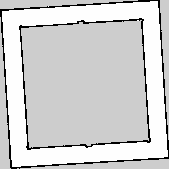
#> input picture src/rc_model_description/maps/narrow_corridor.pgm, 169 x 169 px
$ python clean_narrow_corridor.py
#> lines starting #> are read from the running program, lines starting #| are printed output that depends on the picture; after the words box and inside, x2 and y2 are one past the last pixel; in counts of white or black regions, pixels touching at a corner belong together
#!/usr/bin/env python3
import numpy as np
from skimage import io, morphology, filters
import matplotlib.pyplot as plt

# --------- CONFIG ----------
INPUT  = "narrow_corridor.pgm"
OUTPUT = "narrow_corridor_clean.pgm"

# How aggressive to be
MIN_FREE_BLOB_PIXELS   = 2000   # keep only main corridor
WALL_THICKEN_PIXELS    = 1      # grow black walls by this many px
CORRIDOR_SHRINK_PIXELS = 1      # shrink white band a bit (clean edges)
# ---------------------------

print(f"Loading {INPUT} ...")
img = io.imread(INPUT)
#> img is the input picture: shape (169, 169); min 0, max 254, mean 208.2

# 0 = occupied, 254 = free, 205 = unknown (typical ROS),
# but we'll detect threshold automatically
thresh = filters.threshold_otsu(img)
#> thresh = 0
free = img > thresh          # True = free (white band)
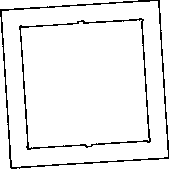
#> free: shape (169, 169) bool; 93.8% white; black in thin lines or dots

# 1) Keep only the **largest** free-space blob (the corridor ring)
print("  Removing small free-space speckles...")
free_labels, num = morphology.label(free, return_num=True, connectivity=2)
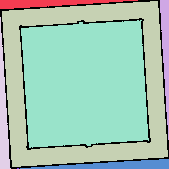
#> free_labels: shape (169, 169) int32; 8 distinct labels, from 0 to 7; one colour per label, 0 black
#> num = 7
sizes = np.bincount(free_labels.ravel())
#> sizes = [1772, 694, 708, 9288, 834, 14429, 834, 2]
# label 0 is background
largest_label = np.argmax(sizes[1:]) + 1
#> largest_label = 5
corridor = free_labels == largest_label
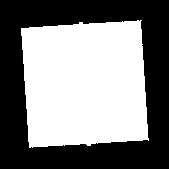
#> corridor: shape (169, 169) bool; 50.5% white; 1 black region, box (x1, y1, x2, y2) and area: (0, 0, 169, 169) 14132

# 2) Close small gaps in the corridor walls
print("  Closing small gaps in walls...")
corridor = morphology.binary_closing(corridor, morphology.square(3))
#> corridor: shape (169, 169) bool; 50.5% white; 1 black region, box (x1, y1, x2, y2) and area: (0, 0, 169, 169) 14126

# 3) Optionally shrink corridor a bit to smooth jaggies
if CORRIDOR_SHRINK_PIXELS > 0:
    corridor = morphology.binary_erosion(
        corridor,
        morphology.square(CORRIDOR_SHRINK_PIXELS)
    )

# 4) Thicken walls a bit (grow obstacle space)
walls = ~corridor
if WALL_THICKEN_PIXELS > 0:
    walls = morphology.binary_dilation(
        walls,
        morphology.square(WALL_THICKEN_PIXELS)
    )

# 5) Build final clean image: 255 = free, 0 = wall
clean = np.where(~walls, 255, 0).astype(np.uint8)

io.imsave(OUTPUT, clean)
print(f"Saved cleaned map to {OUTPUT}")

# Optional debug plot
fig, axes = plt.subplots(1, 2, figsize=(10, 5))
axes[0].set_title("Original")
axes[0].imshow(img, cmap="gray")
axes[0].axis("off")

axes[1].set_title("Cleaned")
axes[1].imshow(clean, cmap="gray")
axes[1].axis("off")

plt.tight_layout()
plt.savefig("map_cleaning_comparison.png", dpi=150)
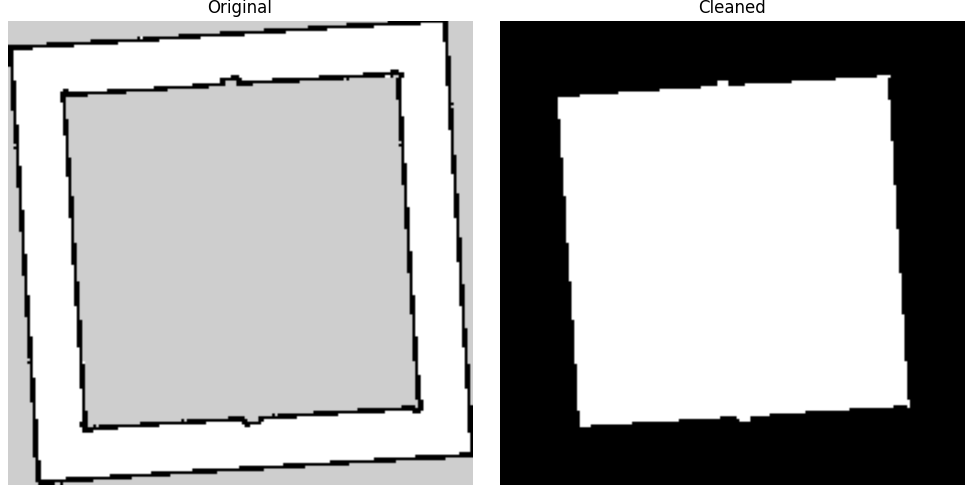
#> figure drawn by matplotlib, 2 panels
print("Saved comparison to map_cleaning_comparison.png")
plt.show()

$ run again, with src/rc_model_description/maps/20mps_corridor.pgm copied over src/rc_model_description/maps/narrow_corridor.pgm
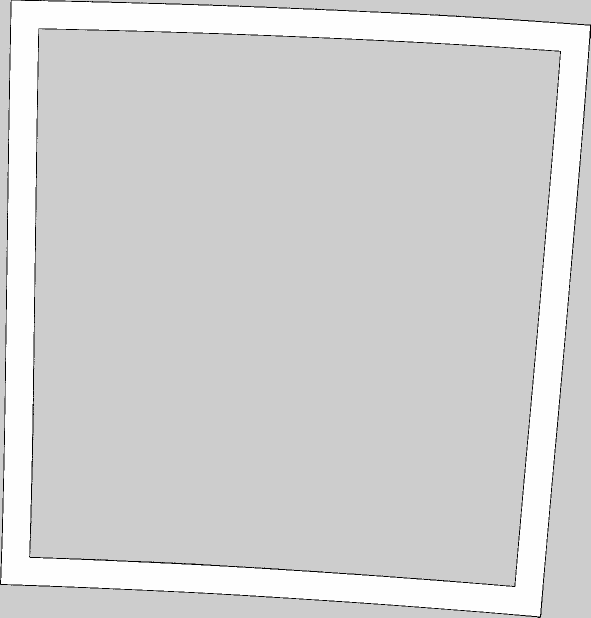
#> input picture src/rc_model_description/maps/20mps_corridor.pgm, 1181 x 1235 px (shown at 1/2 size)
#> img is the input picture: shape (1235, 1181); min 0, max 254, mean 210.9
#> thresh = 0
#> free: shape (1235, 1181) bool; 99% white; black in thin lines or dots
#> `free_labels, num = morphology.label(free, return_num=True, connectivit..`:
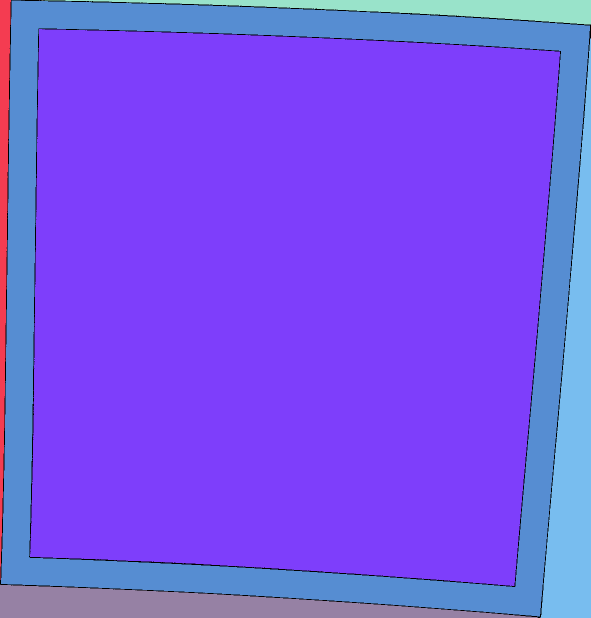
#> free_labels: shape (1235, 1181) int32 (shown at 1/2 size); 11 distinct labels, from 0 to 10; one colour per label, 0 black
#> num = 10
#> sizes = [15219, 14066, 1, 3, 1, 21966, 238815, 1071255, 56540, 40668, 1]
#> largest_label = 7
#> walls: shape (1235, 1181) bool; 26.5% white; 1 white region, box (x1, y1, x2, y2) and area: (0, 0, 1181, 1235) 387123
#> `plt.savefig("map_cleaning_comparison.png", dpi=150)`:
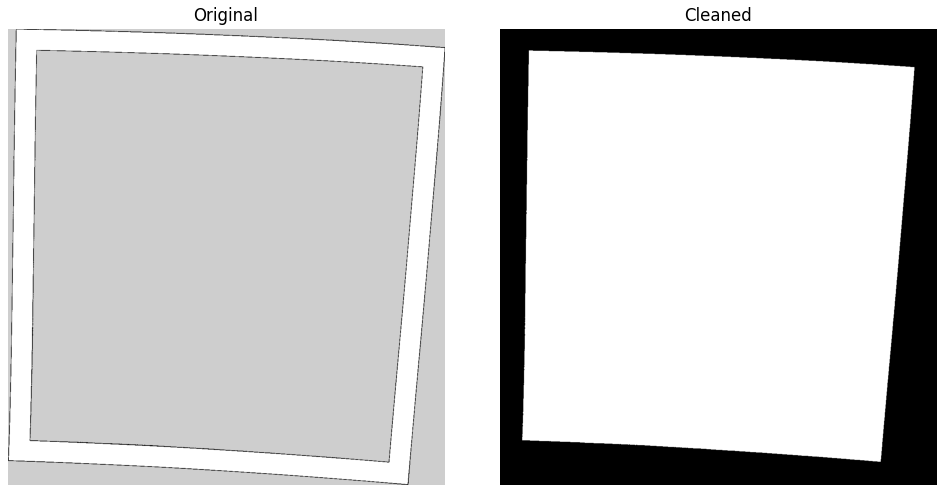
#> figure drawn by matplotlib, 2 panels

$ run again, with src/rc_model_description/maps/corridor_loop.pgm copied over src/rc_model_description/maps/narrow_corridor.pgm
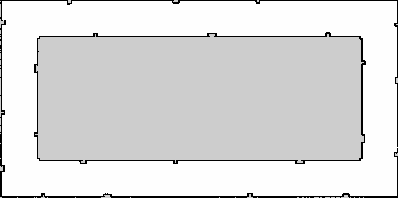
#> input picture src/rc_model_description/maps/corridor_loop.pgm, 398 x 198 px
#> img is the input picture: shape (198, 398); min 0, max 254, mean 219.9
#> thresh = 0
#> free: shape (198, 398) bool; 96.4% white; black in thin lines or dots
#> `free_labels, num = morphology.label(free, return_num=True, connectivit..`:
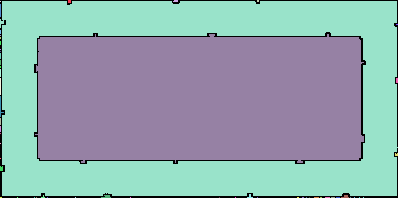
#> free_labels: shape (198, 398) int32; 56 distinct labels, from 0 to 55; one colour per label, 0 black
#> num = 55
#> sizes = 56 values, max 39802 at index 9, min 1 at index 4, mean 1407.2
#> largest_label = 9
#> walls: shape (198, 398) bool; 49.5% white; 1 white region, box (x1, y1, x2, y2) and area: (0, 0, 398, 198) 38992
#> `plt.savefig("map_cleaning_comparison.png", dpi=150)`:
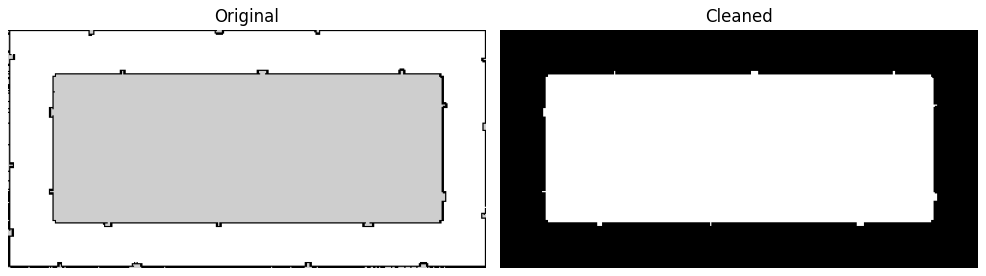
#> figure drawn by matplotlib, 2 panels
